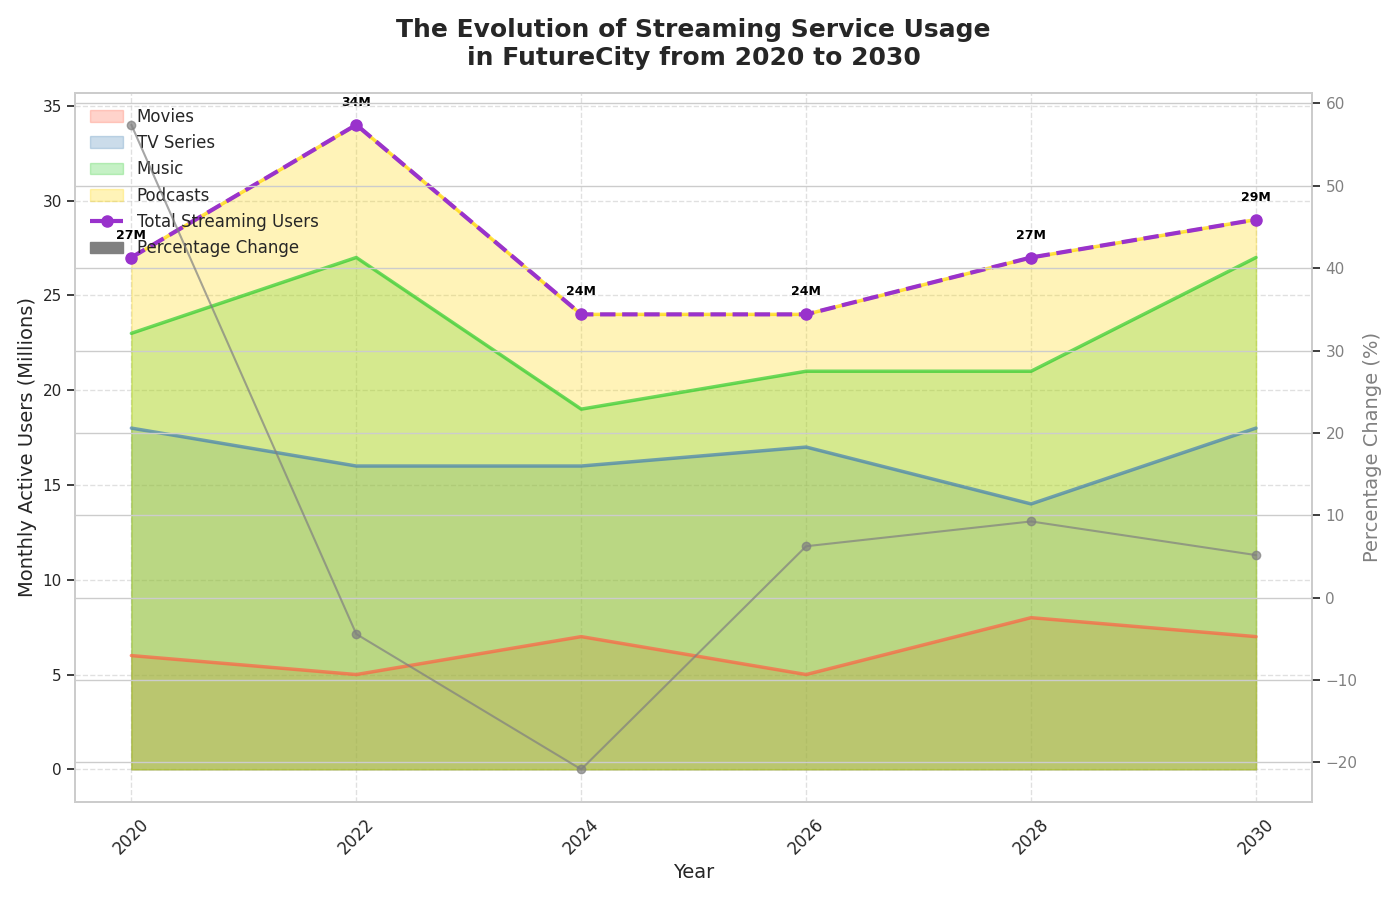

Write Python code to recreate this figure.
import matplotlib.pyplot as plt
import numpy as np
import matplotlib.patches as mpatches

years = np.array([2020, 2022, 2024, 2026, 2028, 2030])

# Shuffled data values for each streaming category
movies_streaming = np.array([6, 5, 7, 5, 8, 7])
tv_series_streaming = np.array([12, 11, 9, 12, 6, 11])
music_streaming = np.array([5, 11, 3, 4, 7, 9])
podcast_streaming = np.array([4, 7, 5, 3, 6, 2])

total_streaming = movies_streaming + tv_series_streaming + music_streaming + podcast_streaming

fig, ax = plt.subplots(figsize=(14, 9))

def gradient_fill(x, y, ax=None, label=None, color='blue', alpha=0.7):
    if ax is None:
        ax = plt.gca()
    line, = ax.plot(x, y, color=color, alpha=alpha, linewidth=2.5)
    ax.fill_between(x, 0, y, color=color, alpha=alpha*0.4, label=label)
    return line

gradient_fill(years, movies_streaming, ax=ax, label='Movies', color='#FF6347')
gradient_fill(years, movies_streaming + tv_series_streaming, ax=ax, label='TV Series', color='#4682B4')
gradient_fill(years, movies_streaming + tv_series_streaming + music_streaming, ax=ax, label='Music', color='#32CD32')
gradient_fill(years, total_streaming, ax=ax, label='Podcasts', color='#FFD700')

ax.plot(years, total_streaming, color='darkorchid', linewidth=3, linestyle='--', marker='o', markersize=8, label='Total Streaming Users')

for i, year in enumerate(years):
    ax.text(year, total_streaming[i] + 1, f'{total_streaming[i]}M', fontsize=9, ha='center', color='black', weight='bold')

ax.set_title('The Evolution of Streaming Service Usage\nin FutureCity from 2020 to 2030', fontsize=18, weight='bold', pad=20)
ax.set_xlabel('Year', fontsize=14)
ax.set_ylabel('Monthly Active Users (Millions)', fontsize=14)

ax.set_xticks(years)
ax.set_xticklabels(years, fontsize=12, rotation=45)
ax.grid(visible=True, linestyle='--', alpha=0.6)

ax2 = ax.twinx()
percentage_change = np.gradient(total_streaming, edge_order=2) / total_streaming * 100
ax2.plot(years, percentage_change, 'o-', color='grey', markersize=6, linestyle='-', label='Percentage Change', alpha=0.7)
ax2.set_ylabel('Percentage Change (%)', fontsize=14, color='grey')
ax2.tick_params(axis='y', labelcolor='grey')

handles, labels = ax.get_legend_handles_labels()
handles.append(mpatches.Patch(color='grey', label='Percentage Change'))
ax.legend(handles=handles, loc='upper left', fontsize=12, frameon=False)

plt.tight_layout()

plt.show()
